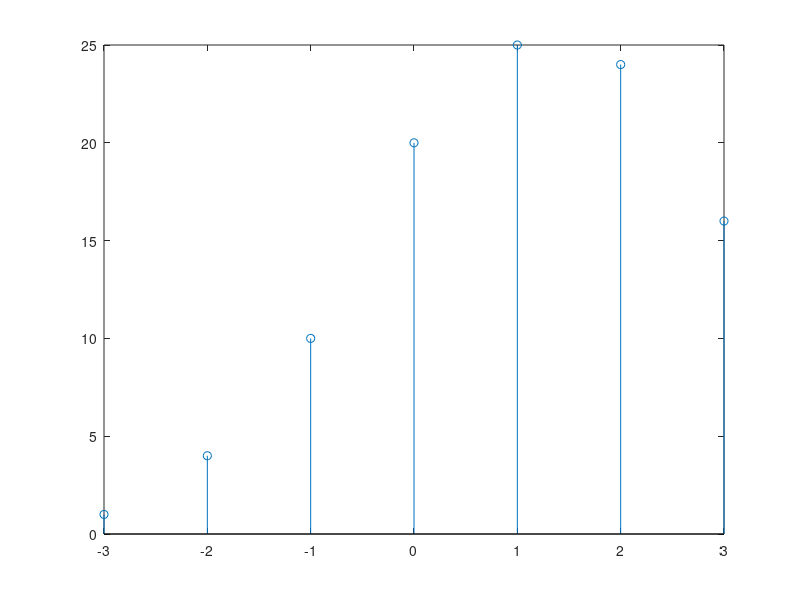

MATLAB code for this plot:
clc;
close all;
clear all;
x = [1,2,3,4];
y = [4,3,2,1];
flipy = fliplr(y);

xlen = length(x);
ylen = length(y);
tlen = xlen+ylen - 1;

X = [x, zeros(1, xlen)];
Y = [flipy, zeros(1,ylen)];
Rxy = zeros(1, tlen);

for l = 1:tlen
    for n = 1:xlen
        if(l-n+1 > 0)
            Rxy(l) = Rxy(l) + ( X(n) * Y(l-n + 1));
        end
    end
end

lmin = -(tlen - xlen);
lmax = (tlen - ylen);
t = lmin:lmax;
stem(t, Rxy);
